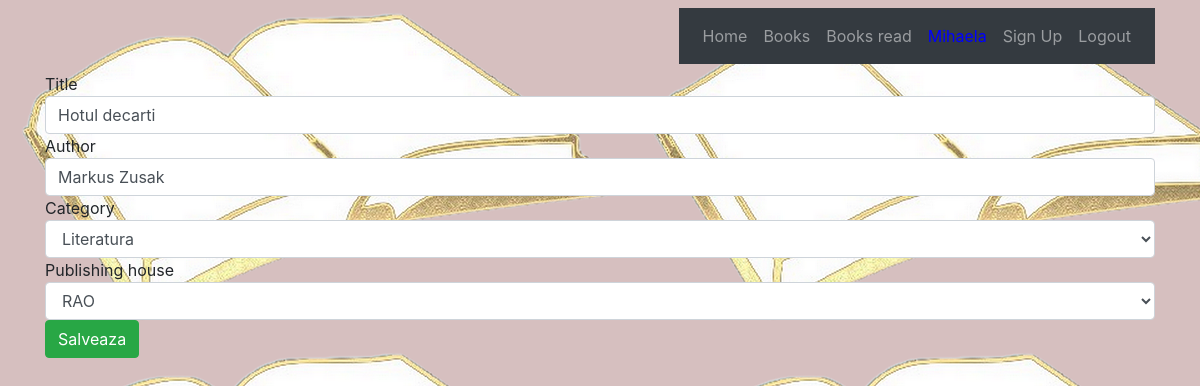
Before: /book/edit_book/5/ (signed in) with the older database file.
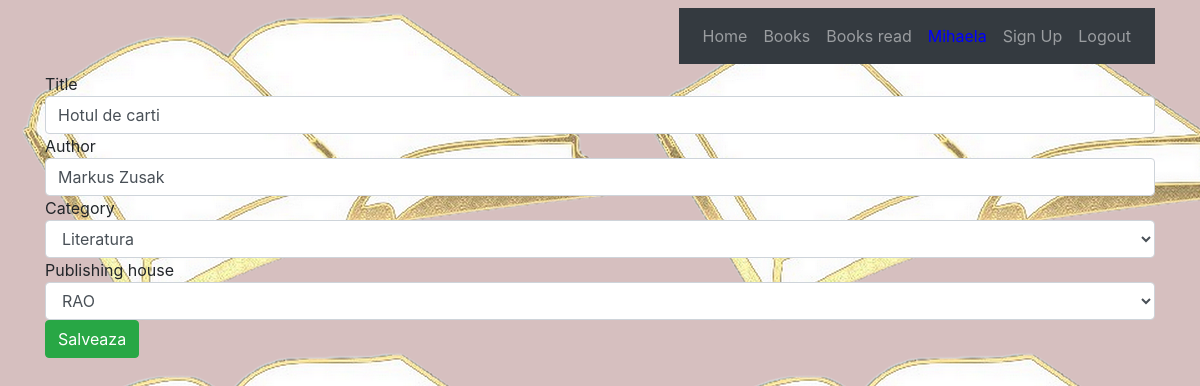
After: the same page with the newer database file.
### catalog/models.py (models this page shows, shortened)
class Book(models.Model):
    category_choices = (('Literatura', 'Literatura'), ('Economie', 'Economie'),
                        ('Dezvoltare personala', 'Dezvoltare personala'),
                        ('Carti pentru copii', 'Carti pentru copii'))
    publishing_choices = (('Litera', 'Litera'), ('Nemira', 'Nemira'), ('Curtea Veche', 'Curtea veche'), ('RAO', 'RAO'))
    title = models.CharField(max_length=100)
    author = models.CharField(max_length=100)
    category = models.CharField(max_length=30, choices=category_choices)
    publishing_house =models.CharField(max_length=100, choices=publishing_choices)
    active = models.CharField(default=1, max_length=2)

### catalog/views.py (the view, shortened to what this page needs)
# urls.py: path('edit_book/<int:pk>/', views.UpdateBookView.as_view(), name="change"),
class UpdateBookView(LoginRequiredMixin, UpdateView):
    model = Book
    form_class = BooksForm
    template_name = 'catalog/catalog_form.html'
    def get_form_kwargs(self):
        kwargs = super(UpdateBookView, self).get_form_kwargs()
        kwargs.update({'pk':self.kwargs['pk']})
        return kwargs

### catalog/forms.py (shortened to what this page needs)
class BooksForm(forms.ModelForm):
    class Meta:
        model = Book
        fields = ['title', 'author', 'category', 'publishing_house']
        widgets = {
            'title': TextInput(attrs={'placeholder': 'Numele cartii', 'class':'form-control'}),
            'author': TextInput(attrs={'placeholder': 'Autorul cartii', 'class':'form-control'}),
            'category': Select(attrs={'class':'form-control'}),
            'publishing_house': Select(attrs={'class':'form-control'}),
        }
    def __init__(self, pk, *args, **kwargs):
        super(BooksForm, self).__init__(*args, **kwargs)
        self.pk = pk

### Templates/catalog/catalog_form.html (shortened to what this page needs)
{% extends 'base.html' %}
{% block content %}
    <form method="POST">
        {% for field in form %}
            {{ field.label}}
            {{ field }}
        {% endfor %}
    <button type="submit" class="btn btn-success">Salveaza</button>
    </form>
{% endblock %}

Changed rows visible on the page:
changed Book "Markus Zusak": title "Hotul decarti" → "Hotul de carti"
